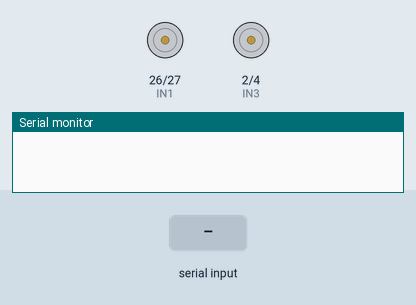
A sketch run on a simulated ESP32. Shown: motor-driver pin pairs drawn as motors (green arrow = first pin HIGH = forward, orange = second pin HIGH = backward, longer = more drive, scaled by the enable pin), the last lines printed to the serial monitor. The inputs (shaded band) are chosen by the test bench. Nothing arrives over Bluetooth unless stated.

Above: at 1.2 s.
1.3 s: "F90\n" received over the second serial link
At 1.7 s:
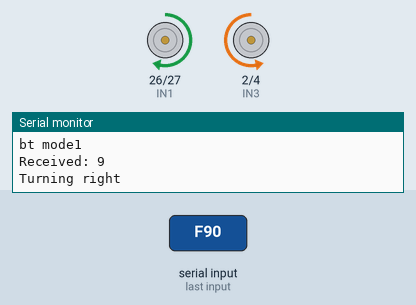
3.4 s: "F 45\n" received over the second serial link
At 3.7 s:
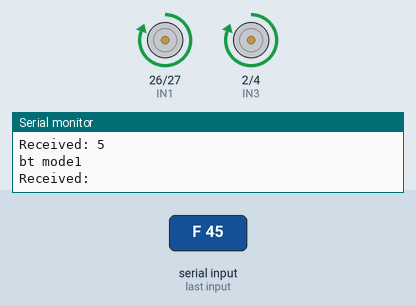
4.9 s: "8\n" received over the second serial link
At 6.1 s:
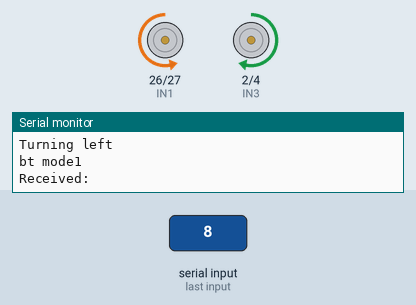
6.4 s: "B90\n" received over the second serial link
At 7.7 s:
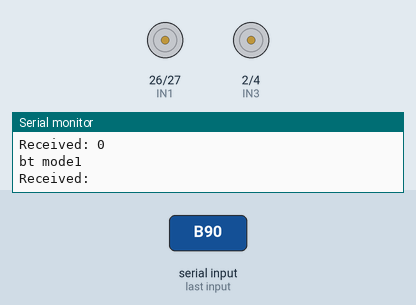
Timing chart, 0 to 9.4 s (numbered marks = the images above; inputs shaded):
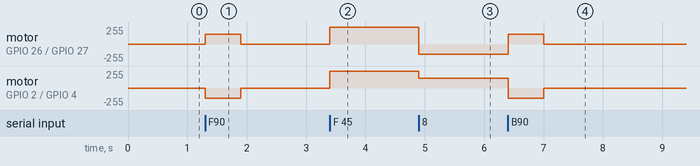

The sketch:

sketch_may25b.ino
```cpp
#include <Wire.h>
#include <Adafruit_Sensor.h>
#include <Adafruit_HMC5883_U.h>
#include "BluetoothSerial.h"

Adafruit_HMC5883_Unified mag = Adafruit_HMC5883_Unified(12345);
BluetoothSerial serialBT;

char btSignal;
int motor_max_spd = 255;

// Motor A connections
const int ENA = 14;
const int IN1 = 26;
const int IN2 = 27;

// Motor B connections
const int ENB = 5;
const int IN3 = 2;
const int IN4 = 4;

int T_Spd = 150;
int tolerance = 25;


int dur = 0;

int mode = 0;
int movement, angle, duration;
char *ptr;

void setup() {
  // Initialize motor pins as outputs
  pinMode(ENA, OUTPUT);
  pinMode(IN1, OUTPUT);
  pinMode(IN2, OUTPUT);
  pinMode(ENB, OUTPUT);
  pinMode(IN3, OUTPUT);
  pinMode(IN4, OUTPUT);

  Serial.begin(115200);

  // Initialize the magnetometer
  if (!mag.begin()) {
    // Serial.println("Ooops, no HMC5883 detected ... Check your wiring!");
    while (1)
      ;
  }

  if (!serialBT.begin("Steve's_ESP32")) {
    //Serial.println("An error occurred initializing Bluetooth");
  } else {
    // Serial.println("Bluetooth initialized successfully");
  }
}

void loop() {

  if (Serial.available()) {
    String data = Serial.readStringUntil('\n');
    Serial.print("Received from Raspberry Pi: ");
    Serial.println(data);
    char inputBuffer[data.length() + 1];  // +1 for null terminator
    data.toCharArray(inputBuffer, sizeof(inputBuffer));
    Serial.print("mode=");
    Serial.println(mode);
    Serial.print("movement=");
    Serial.println(movement);
    Serial.print("angle=");
    Serial.println(angle);
    Serial.print("duration=");
    Serial.println(duration);

    // Tokenize the string and parse integers
    ptr = strtok(inputBuffer, " ");
    mode = atoi(ptr);
    ptr = strtok(NULL, " ");
    movement = atoi(ptr);
    ptr = strtok(NULL, " ");
    angle = atoi(ptr);
    ptr = strtok(NULL, " ");
    duration = atoi(ptr);
    if (mode == 0) {
      Serial.println("bton");
      if (serialBT.available()) {
        // Read one character from the Bluetooth serial
        btSignal = serialBT.read();

        // Print the received character to the serial monitor
        Serial.print("Received: ");
        Serial.println(btSignal);

        if (btSignal == 'F') {
          moveForward();
        } else if (btSignal == 'S') {
          stopMotors();
        } else if (btSignal == 'B') {
          moveBackward();
        } else if (btSignal == 'R') {
          turnRight();
        } else if (btSignal == 'L') {
          turnLeft();
        } else if (btSignal == '9') {
          turn_angle(90);
        } else if (btSignal == '8') {
          turn_angle(-90);
        }
      }

    } else if (mode == 1) {
      //enter code for voice access
      Serial.println("vc mode activated");
      if (movement == 1) {
        moveForward_vca(duration);
      } else if (movement == -1) {
        moveBackward_VC(duration);
      } else {
        stopMotors();
      }
      if (angle > 0) {
        turn_angle(angle);
      }
    }
  } else {
    if (mode == 0) {
      if (serialBT.available()) {
        // Read one character from the Bluetooth serial
        btSignal = serialBT.read();
        Serial.println("bt mode1");
        // Print the received character to the serial monitor
        Serial.print("Received: ");
        Serial.println(btSignal);


        if (btSignal == 'F') {
          moveForward();
        } else if (btSignal == 'S') {
          stopMotors();
        } else if (btSignal == 'B') {
          moveBackward();
        } else if (btSignal == 'R') {
          turnRight();
        } else if (btSignal == 'L') {
          turnLeft();
        } else if (btSignal == '9') {
          turn_angle(90);
        } else if (btSignal == '8') {
          turn_angle(-90);
        }
      }
    }
  }
}

void moveForward() {
  Serial.println("Moving forward");
  digitalWrite(IN1, HIGH);
  digitalWrite(IN2, LOW);
  analogWrite(ENA, motor_max_spd);  // Full speed

  digitalWrite(IN3, HIGH);
  digitalWrite(IN4, LOW);
  analogWrite(ENB, motor_max_spd);  // Full speed
}

void moveForward_vca(int dur) {
  if (dur == 0) {
    Serial.println("Moving forward via vc");
    digitalWrite(IN1, HIGH);
    digitalWrite(IN2, LOW);
    analogWrite(ENA, motor_max_spd);  // Full speed

    digitalWrite(IN3, HIGH);
    digitalWrite(IN4, LOW);
    analogWrite(ENB, motor_max_spd);  // Full speed
  } else {
    Serial.println("Moving forward via vc with delay");
    digitalWrite(IN1, HIGH);
    digitalWrite(IN2, LOW);
    analogWrite(ENA, motor_max_spd);  // Full speed

    digitalWrite(IN3, HIGH);
    digitalWrite(IN4, LOW);
    analogWrite(ENB, motor_max_spd);  // Full speed}
    delay(1000*dur);
    stopMotors();
  }
}

void moveBackward_VC(int dur) {
  Serial.println("movingbackward via vc");
  if (dur == 0) {
    moveBackward();
  } else {
    moveBackward();
    delay(dur*1000);
    stopMotors();
  }
}

void moveBackward() {
  Serial.println("Moving backward");
  digitalWrite(IN1, LOW);
  digitalWrite(IN2, HIGH);
  analogWrite(ENA, motor_max_spd);  // Full speed

  digitalWrite(IN3, LOW);
  digitalWrite(IN4, HIGH);
  analogWrite(ENB, motor_max_spd);  // Full speed
}

void turnLeft() {
  Serial.println("Turning left");
  digitalWrite(IN1, LOW);
  digitalWrite(IN2, HIGH);
  analogWrite(ENA, T_Spd);  // Adjust speed as needed

  digitalWrite(IN3, HIGH);
  digitalWrite(IN4, LOW);
  analogWrite(ENB, T_Spd);  // Adjust speed as needed
}

void turnRight() {
  Serial.println("Turning right");
  digitalWrite(IN1, HIGH);
  digitalWrite(IN2, LOW);
  analogWrite(ENA, T_Spd);

  digitalWrite(IN3, LOW);
  digitalWrite(IN4, HIGH);
  analogWrite(ENB, T_Spd);
}

void stopMotors() {
  Serial.println("Stopping motors");
  digitalWrite(IN1, LOW);
  digitalWrite(IN2, LOW);
  analogWrite(ENA, 0);

  digitalWrite(IN3, LOW);
  digitalWrite(IN4, LOW);
  analogWrite(ENB, 0);
}


void turn_angle(int TurnAngle) {
  if(TurnAngle>0){
    turnRight();
    delay(600);
    stopMotors();
  }
  else if(TurnAngle==0){
    stopMotors();
    delay(600);
    stopMotors();
  }
  else{
    turnLeft();
  }
}

int mag_data() {
  sensors_event_t event;
  mag.getEvent(&event);
  float heading = atan2(event.magnetic.y, event.magnetic.x);

  // Correct for when signs are reversed.
  if (heading < 0)
    heading += 2 * PI;

  // Check for wrap due to addition of declination.
  if (heading > 2 * PI)
    heading -= 2 * PI;

  // Convert radians to degrees for readability.
  float headingDegrees = heading * 180 / M_PI;
  int data = (int)headingDegrees;
  return data;
}
```

Measured:
- after the input at 1.3 s, motor on GPIO 26 (IN1) / GPIO 27 (IN2): stopped → forward 150/255 at once, → stopped 0.60 s later; motor on GPIO 2 (IN3) / GPIO 4 (IN4): stopped → backward 150/255 at once, → stopped 0.60 s later
- after the input at 3.4 s, motor on GPIO 26 (IN1) / GPIO 27 (IN2), motor on GPIO 2 (IN3) / GPIO 4 (IN4): stopped → forward 255/255 at once
- after the input at 4.9 s, motor on GPIO 26 (IN1) / GPIO 27 (IN2): forward 255/255 → backward 150/255 at once; motor on GPIO 2 (IN3) / GPIO 4 (IN4): forward 255/255 → forward 150/255 at once
- after the input at 6.4 s, motor on GPIO 26 (IN1) / GPIO 27 (IN2): backward 150/255 → forward 150/255 at once, → stopped 0.60 s later; motor on GPIO 2 (IN3) / GPIO 4 (IN4): forward 150/255 → backward 150/255 at once, → stopped 0.60 s later
